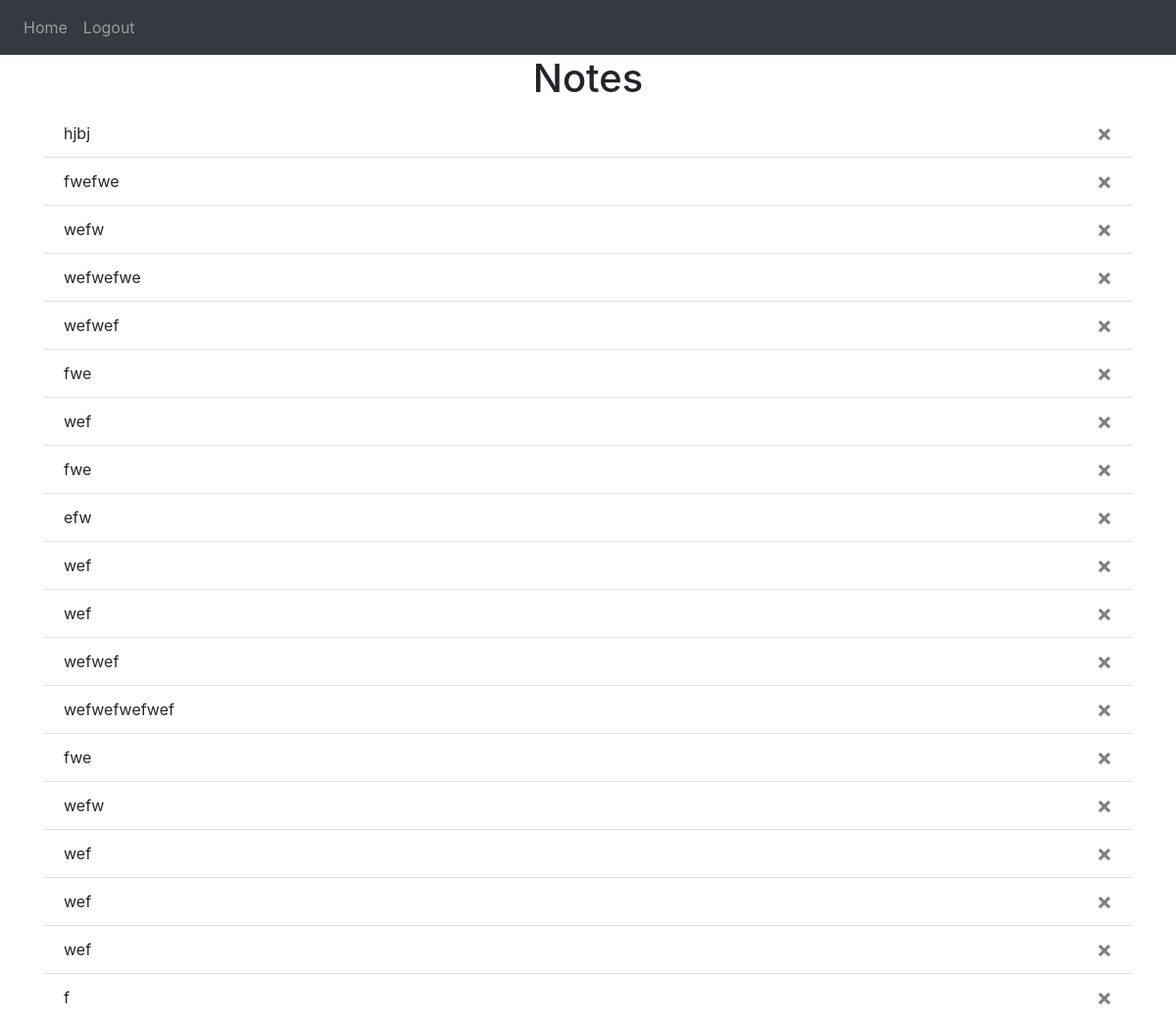
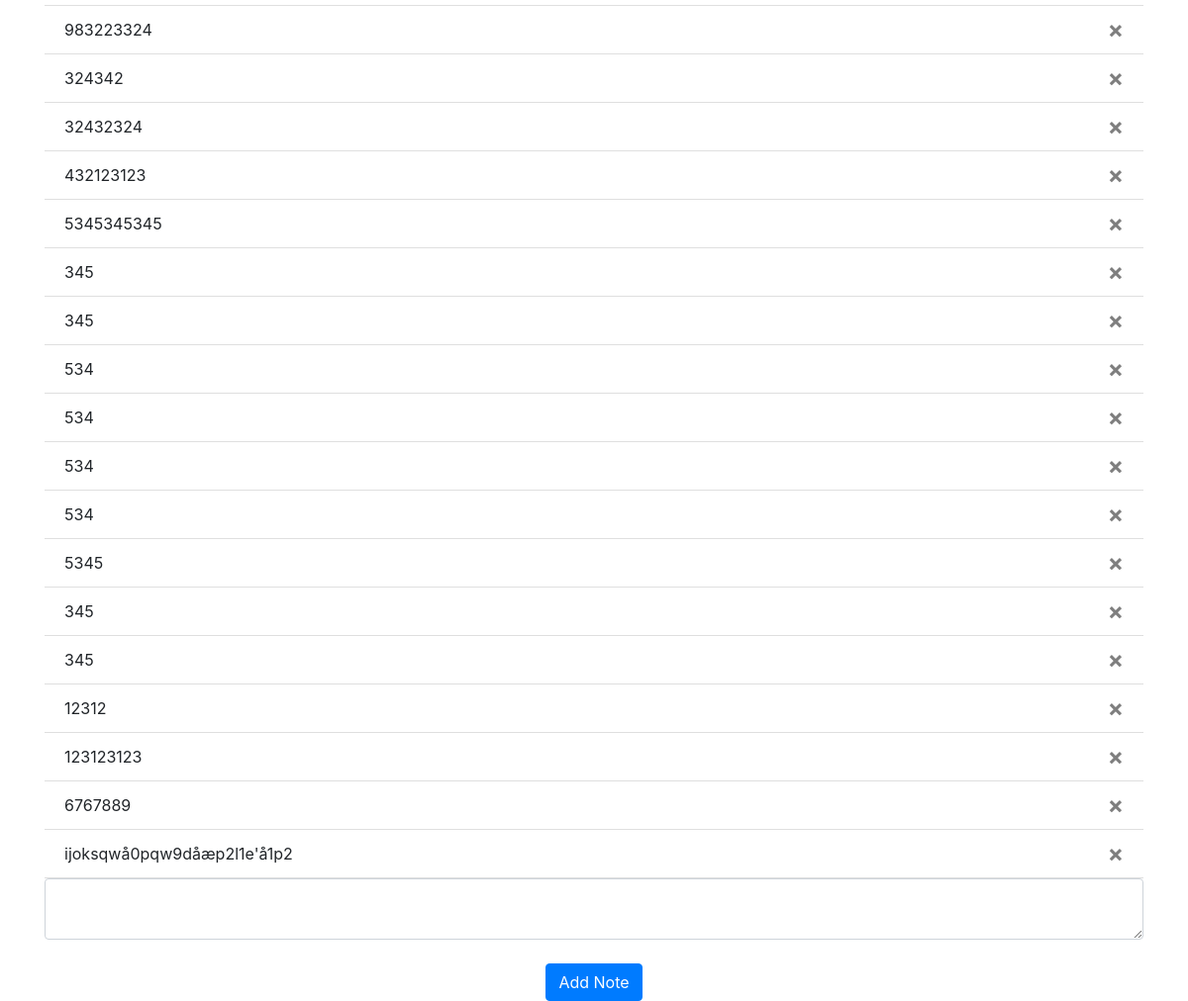
The app's page / (signed in) with its own data (2 pictures, top to bottom).
### website/models.py (models this page shows)
class Note(db.Model):
    id = db.Column(db.Integer, primary_key=True)
    data = db.Column(db.String(10000))
    date = db.Column(db.DateTime(timezone=True), default=func.now())
    user_id = db.Column(db.Integer, db.ForeignKey('user.id'))

### website/views.py (the view, shortened to what this page needs)
@views.route('/', methods=['GET', 'POST'])
@login_required
def home():
    return render_template("home.html", user=current_user)

### website/__init__.py (called while the page is built)
def create_app():
    app = Flask(__name__)
    app.config['SECRET_KEY'] = 'hjshjhdjah kjshkjdhjs'
    app.config['SQLALCHEMY_DATABASE_URI'] = f'sqlite:///{DB_NAME}'
    db.init_app(app)
    from .views import views
    from .auth import auth
    app.register_blueprint(views, url_prefix='/')
    app.register_blueprint(auth, url_prefix='/')
    from .models import User, Note
    with app.app_context():
        db.create_all()
    login_manager = LoginManager()
    login_manager.login_view = 'auth.login'
    login_manager.init_app(app)
    @login_manager.user_loader
    def load_user(id):
        return User.query.get(int(id))
    return app

### website/templates/home.html
{% extends "base.html" %} {% block title %}Home{% endblock %} {% block content
%}
<h1 align="center">Notes</h1>
<ul class="list-group list-group-flush" id="notes">
  {% for note in user.notes %}
  <li class="list-group-item">
    {{ note.data }}
    <button type="button" class="close" onClick="deleteNote({{ note.id }})">
      <span aria-hidden="true">&times;</span>
    </button>
  </li>
  {% endfor %}
</ul>
<form method="POST">
  <textarea name="note" id="note" class="form-control"></textarea>
  <br />
  <div align="center">
    <button type="submit" class="btn btn-primary">Add Note</button>
  </div>
</form>
{% endblock %}

### website/templates/base.html (shortened to what this page needs)
<!DOCTYPE html>
<html>
  <head>
    <link
      rel="stylesheet"
      href="https://stackpath.bootstrapcdn.com/bootstrap/4.4.1/css/bootstrap.min.css"
    />
    <link
      rel="stylesheet"
      href="https://stackpath.bootstrapcdn.com/font-awesome/4.7.0/css/font-awesome.min.css"
    />
  </head>
  <body>
    <nav class="navbar navbar-expand-lg navbar-dark bg-dark">
      <div class="collapse navbar-collapse" id="navbar">
        <div class="navbar-nav">
          {% if user.is_authenticated %}
          <a class="nav-item nav-link" id="home" href="/">Home</a>
          <a class="nav-item nav-link" id="logout" href="/logout">Logout</a>
          {% else %}
          <a class="nav-item nav-link" id="login" href="/login">Login</a>
          <a class="nav-item nav-link" id="signUp" href="/sign-up">Sign Up</a>
          {% endif %}
        </div>
      </div>
    </nav>
    <div class="container">{% block content %} {% endblock %}</div>
  </body>
</html>

### records on screen
Note: data "hjbj"
Note: data "fwefwe"
Note: data "wefw"
Note: data "wefwefwe"
Note: data "wefwef"
Note: data "fwe"
Note: data "wef"
Note: data "fwe"
Note: data "efw"
Note: data "wef"
Note: data "wef"
Note: data "wefwef"
Note: data "wefwefwefwef"
Note: data "fwe"
Note: data "wefw"
Note: data "wef"
Note: data "wef"
Note: data "wef"
Note: data "f"
Note: data "983223324"
Note: data "324342"
Note: data "32432324"
Note: data "432123123"
Note: data "5345345345"
Note: data "345"
Note: data "345"
Note: data "534"
Note: data "534"
Note: data "534"
Note: data "534"
Note: data "5345"
Note: data "345"
Note: data "345"
Note: data "12312"
Note: data "123123123"
Note: data "6767889"
Note: data "ijoksqwå0pqw9dåæp2l1e'å1p2"
